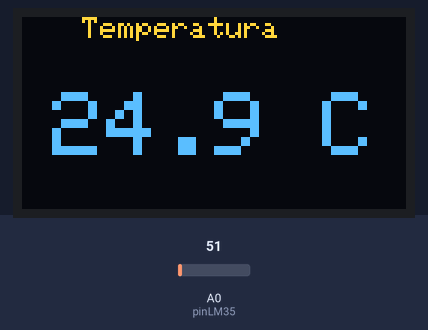
Recording of a sketch running on a simulated Arduino Uno, built with avr-gcc and run on an emulated ATmega328P. On the bench: 128×64 one-colour display. The test bench sets the inputs (shaded band); at power-on: A0 (pinLM35) = 51. The OLED is the two-colour kind (top 16 rows yellow); what the sketch prints to the serial monitor is not drawn.

Above: at 1.5 s.
1.6 s: A0 (pinLM35) set to 61
At 3.5 s:
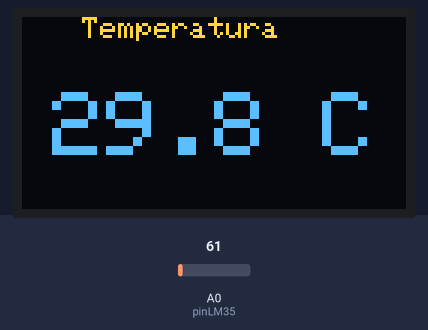
3.8 s: A0 (pinLM35) set to 71
At 4.8 s:
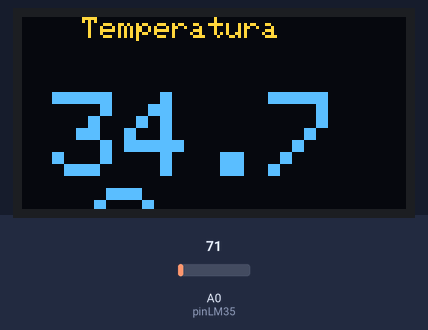
5.9 s: A0 (pinLM35) set to 86
At 7.3 s:
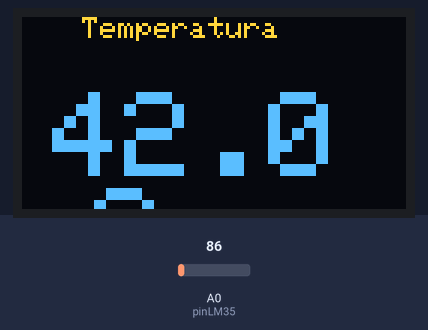
Timing chart, 0 to 8.9 s (numbered marks = the images above; inputs shaded):
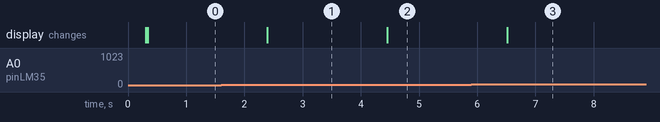

Measured:
- after the input at 1.6 s, the display: changes after 0.80 s (image 1)
- after the input at 3.8 s, the display: changes after 0.65 s (image 2)
- after the input at 5.9 s, the display: changes after 0.61 s (image 3)

The sketch:

Laboratorio3.ino
```cpp
#include <SPI.h>
#include <Wire.h>
#include <Adafruit_GFX.h>
#include <Adafruit_SH110X.h>

#define i2c_Address 0x3c

#define SCREEN_WIDTH 128
#define SCREEN_HEIGHT 64
#define OLED_RESET -1
Adafruit_SH1106G display = Adafruit_SH1106G(SCREEN_WIDTH, SCREEN_HEIGHT, &Wire, OLED_RESET);

const int pinLM35 = A0;
const float Vref = 5.0;

void setup() {
  Serial.begin(9600);

  delay(250);
  display.begin(i2c_Address, true);
  display.setContrast(255);

  display.clearDisplay();
  display.display();

  Serial.println("OLED + LM35 inicializado");
}

void loop() {
  int lectura = analogRead(pinLM35);
  float voltaje = lectura * (Vref / 1023.0);
  float tempC = voltaje * 100.0;

  // --- Mostrar en Serial ---
  Serial.print("Temperatura: ");
  Serial.print(tempC, 2);
  Serial.println(" °C");

  display.clearDisplay();

  display.setTextSize(1);
  display.setTextColor(SH110X_WHITE);
  display.setCursor(20, 0);
  display.println("Temperatura");

  if (tempC < 20) {
    display.setTextSize(2);
  } else if (tempC >= 20 && tempC < 30) {
    display.setTextSize(3);
  } else {
    display.setTextSize(4);
  }

  display.setCursor(10, 25);
  display.print(tempC, 1);
  display.println(" C");

  display.display();

  delay(1000);
}
```
